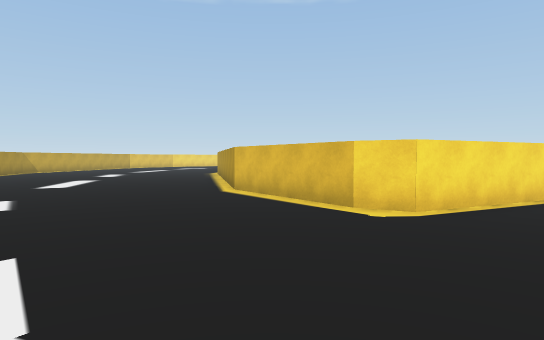
View 1 (above)

23 first-person views from a walk through a scene from a Unity 3-D project. The camera is 1.5 m above the floor, tilts 2° down and sees 75° across. The floor is counted in squares, 2 m on a side. Each view is taken from the middle of a square. On the plan, view 1 faces up. The plan holds only what a view shows up to about 11 squares ahead; the rest is blank. The place goes on beyond the plan.

View 2
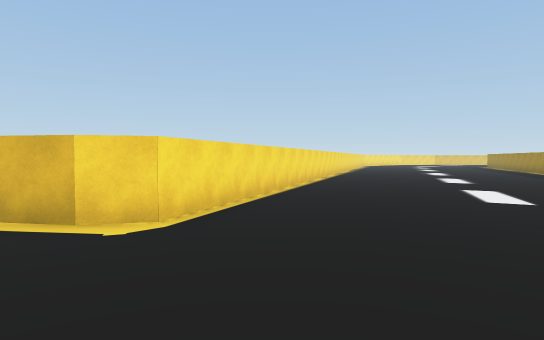

View 3
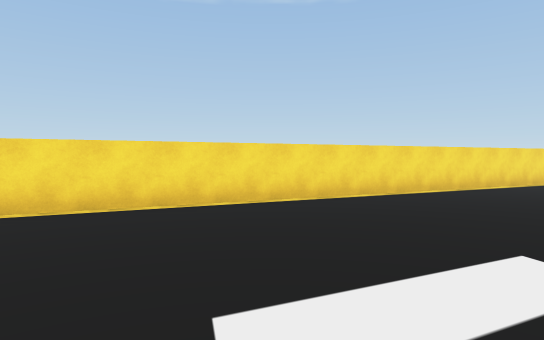

View 4
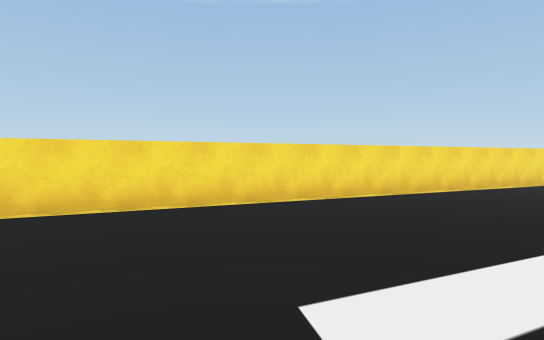

View 5
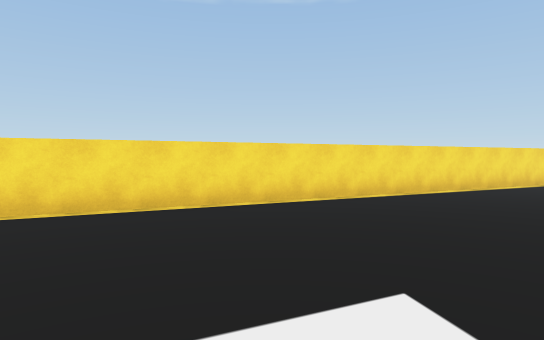

View 6
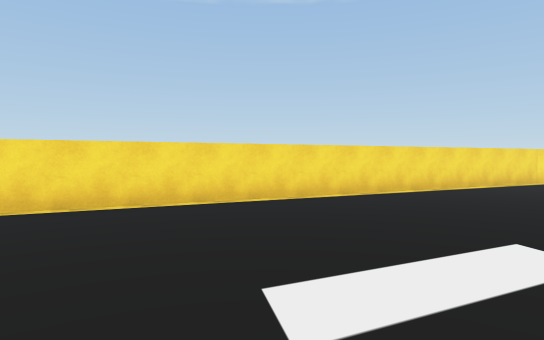

View 7
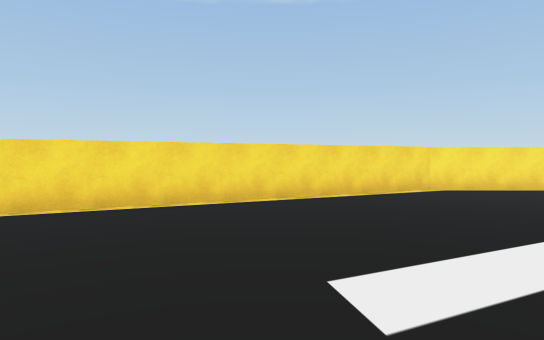

View 8
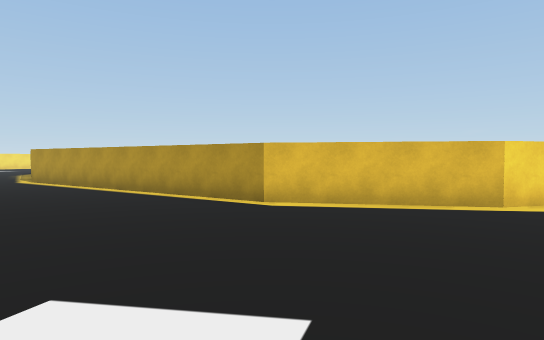

View 9
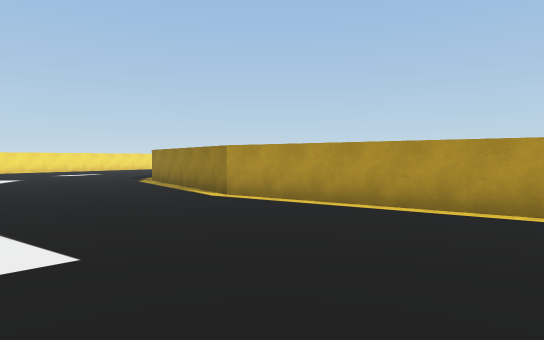

View 10
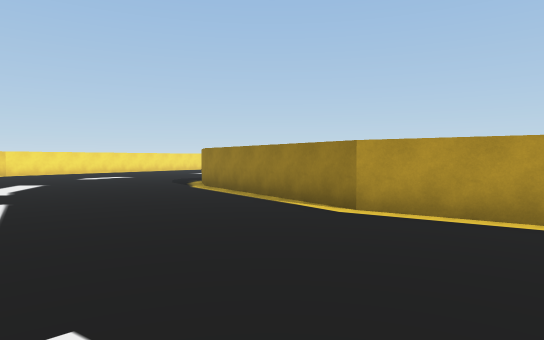

View 11
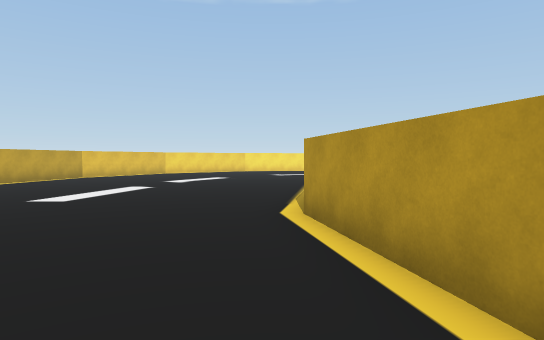

View 12
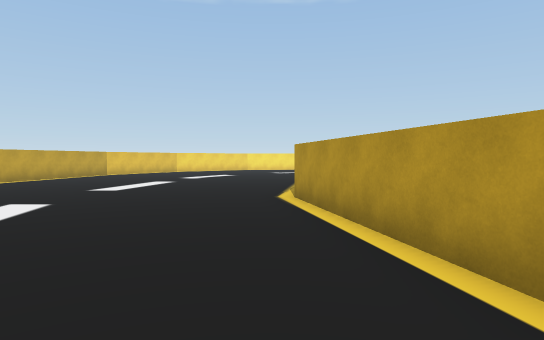

View 13
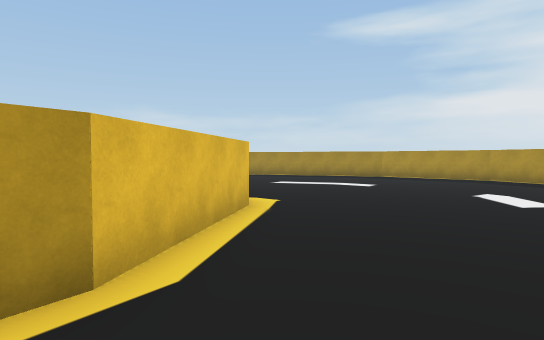

View 14
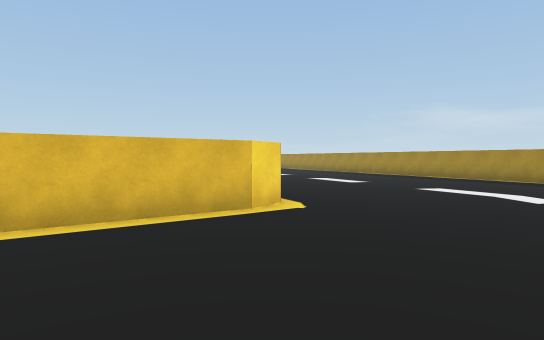

View 15
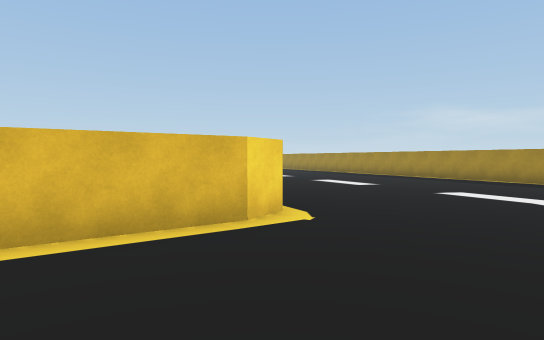

View 16
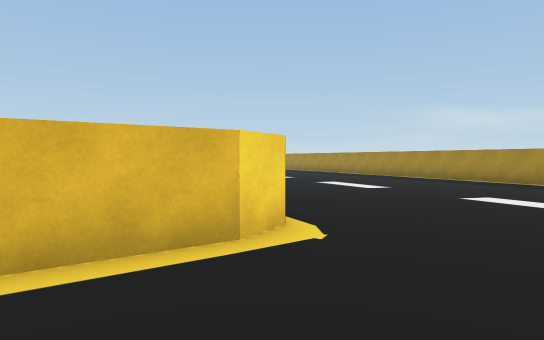

View 17
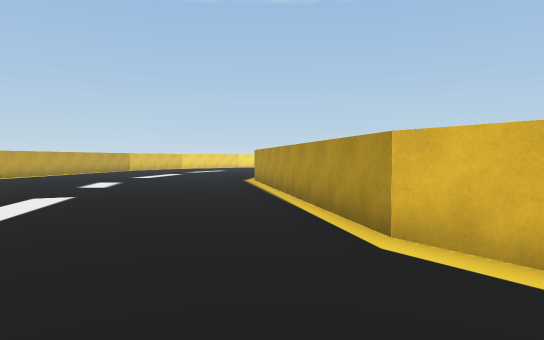

View 18
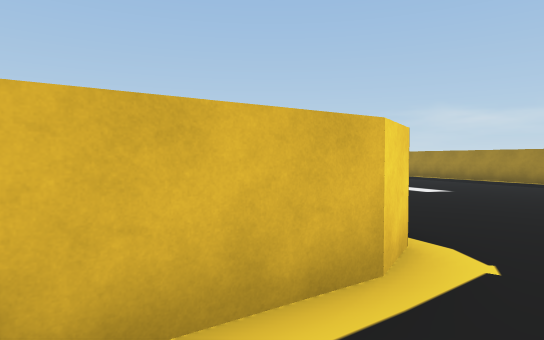

View 19
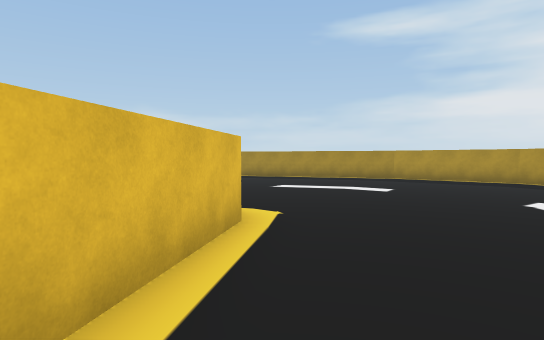

View 20
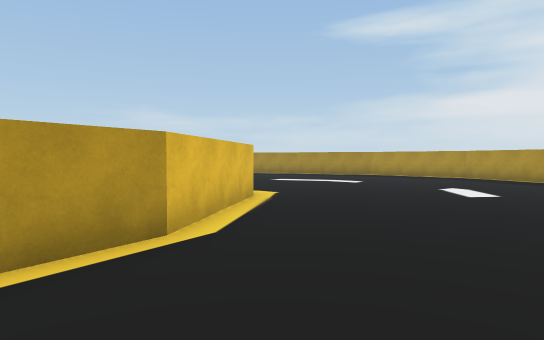

View 21
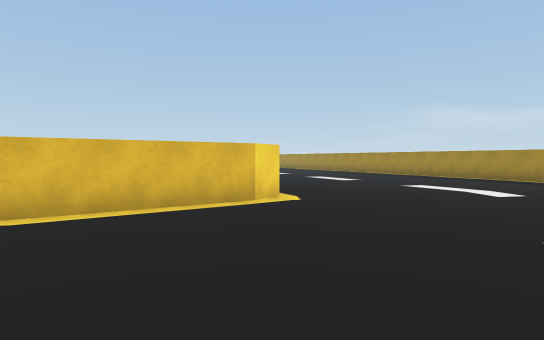

View 22
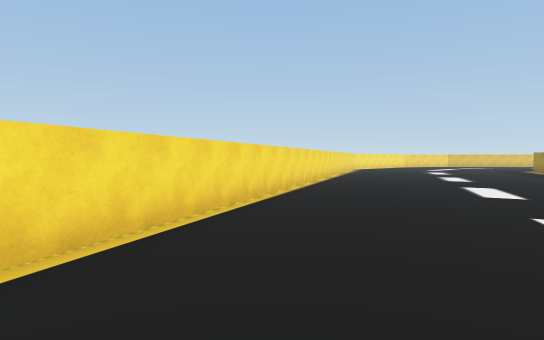

View 23
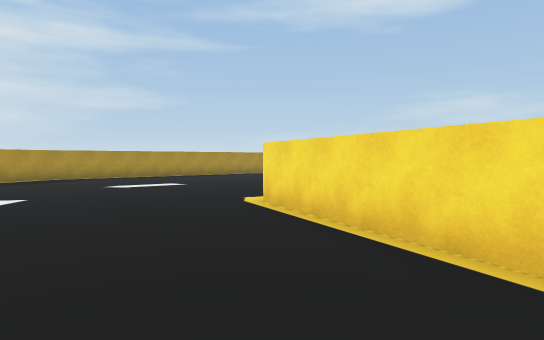

### Floor plan
Points are (right, up) in squares from view 1. A wall is a line through its corners. A room is listed if a view was taken in it or the views show most of it. See-through windows are left out.
Room 1 (views 1, 2, 3, 4, 5, 6, 7, 8, 9, 10, 11, 12, 13, 14, 15, 16, 17, 18, 19, 20, 21, 22, 23)
walls: (1.2, 5.3) (-0.9, 8.3) (-2.6, 16.7) (-1.7, 21.5); (5.8, -3.3) (10, -1.3); (-3.1, -3) (0.2, -4.4) (1.3, -4.3); (-10.7, 22.5) (-11.1, 20.6); (26.5, 16.7) (2.7, 5.2)

Where each view was taken, in squares from view 1:
view 1: 0 up, 0 right, facing up
view 2: 1 up, 0 right, facing up-right
view 3: 1 up, 7 right, facing up
view 4: 3 up, 11 right, facing up
view 5: 6 up, 17 right, facing up
view 6: 7 up, 20 right, facing up
view 7: 9 up, 24 right, facing up
view 8: 4 up, 5 left, facing up-right
view 9: 11 up, 7 left, facing up-right
view 10: 14 up, 7 left, facing up-right
view 11: 12 up, 3 left, facing up
view 12: 10 up, 3 left, facing up
view 13: 9 up, 3 left, facing down-right
view 14: 5 up, 4 left, facing right
view 15: 5 up, 3 left, facing right
view 16: 5 up, 2 left, facing right
view 17: 5 up, 2 left, facing up
view 18: 6 up, 1 left, facing right
view 19: 8 up, 2 left, facing down-right
view 20: 10 up, 4 left, facing down-right
view 21: 5 up, 5 left, facing right
view 22: 5 up, 8 right, facing up-right
view 23: 5 up, 8 right, facing left
